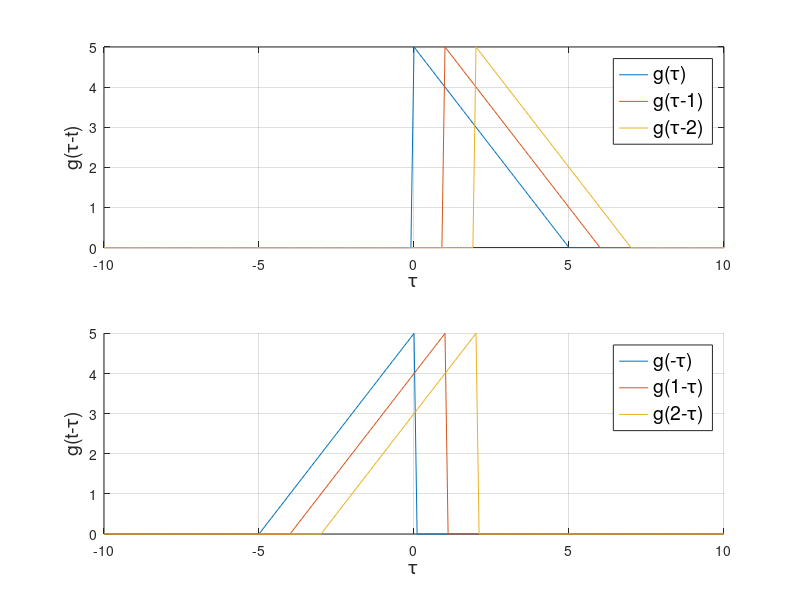

Reproduce this figure in MATLAB.
%% Show function and its translation
g = @(x) (5-abs(x)).*(x>=0 & x<=5); %Triangular function
tau = -10:.1:10;
figure;
subplot(2,1,1);
plot(tau,g(tau))
hold on
plot(tau,g(tau-1))
plot(tau,g(tau-2))
legend({'g(\tau)','g(\tau-1)','g(\tau-2)'},'Interpreter','tex','FontSize',14);
grid on
xlabel('\tau','FontSize',14);
ylabel('g(\tau-t)','FontSize',14);

subplot(2,1,2);
hold on;
plot(tau,g(-tau))
plot(tau,g(1-tau));
plot(tau,g(2-tau));
legend({'g(-\tau)','g(1-\tau)','g(2-\tau)'},'Interpreter','tex','FontSize',14);
grid on
xlabel('\tau','FontSize',14);
ylabel('g(t-\tau)','FontSize',14);